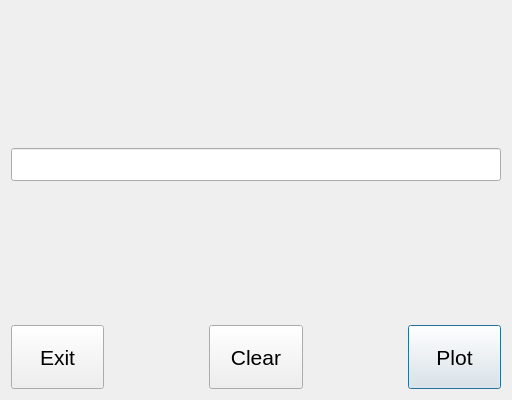
<?xml version="1.0" encoding="UTF-8"?>
<ui version="4.0">
 <class>calc_view</class>
 <widget class="QWidget" name="calc_view">
  <property name="geometry">
   <rect>
    <x>0</x>
    <y>0</y>
    <width>512</width>
    <height>400</height>
   </rect>
  </property>
  <property name="windowTitle">
   <string>Plotter</string>
  </property>
  <layout class="QGridLayout" name="gridLayout" columnstretch="0,0,0,0,0" columnminimumwidth="0,0,0,0,0">
   <item row="5" column="4">
    <widget class="QPushButton" name="button_plot">
     <property name="minimumSize">
      <size>
       <width>0</width>
       <height>64</height>
      </size>
     </property>
     <property name="font">
      <font>
       <pointsize>16</pointsize>
      </font>
     </property>
     <property name="text">
      <string>Plot</string>
     </property>
     <property name="default">
      <bool>true</bool>
     </property>
    </widget>
   </item>
   <item row="5" column="1">
    <spacer name="spacer_left">
     <property name="orientation">
      <enum>Qt::Horizontal</enum>
     </property>
     <property name="sizeType">
      <enum>QSizePolicy::Preferred</enum>
     </property>
     <property name="sizeHint" stdset="0">
      <size>
       <width>40</width>
       <height>20</height>
      </size>
     </property>
    </spacer>
   </item>
   <item row="5" column="2">
    <widget class="QPushButton" name="button_clear">
     <property name="minimumSize">
      <size>
       <width>0</width>
       <height>64</height>
      </size>
     </property>
     <property name="font">
      <font>
       <pointsize>16</pointsize>
      </font>
     </property>
     <property name="text">
      <string>Clear</string>
     </property>
    </widget>
   </item>
   <item row="5" column="0">
    <widget class="QPushButton" name="button_exit">
     <property name="minimumSize">
      <size>
       <width>0</width>
       <height>64</height>
      </size>
     </property>
     <property name="font">
      <font>
       <pointsize>16</pointsize>
      </font>
     </property>
     <property name="text">
      <string>Exit</string>
     </property>
    </widget>
   </item>
   <item row="1" column="0" rowspan="2" colspan="5">
    <widget class="QLineEdit" name="input_equation">
     <property name="font">
      <font>
       <pointsize>16</pointsize>
      </font>
     </property>
     <property name="layoutDirection">
      <enum>Qt::LeftToRight</enum>
     </property>
     <property name="text">
      <string/>
     </property>
     <property name="alignment">
      <set>Qt::AlignRight|Qt::AlignTrailing|Qt::AlignVCenter</set>
     </property>
     <property name="placeholderText">
      <string/>
     </property>
    </widget>
   </item>
   <item row="5" column="3">
    <spacer name="spacer_right">
     <property name="orientation">
      <enum>Qt::Horizontal</enum>
     </property>
     <property name="sizeType">
      <enum>QSizePolicy::Preferred</enum>
     </property>
     <property name="sizeHint" stdset="0">
      <size>
       <width>40</width>
       <height>20</height>
      </size>
     </property>
    </spacer>
   </item>
  </layout>
 </widget>
 <resources/>
 <connections/>
</ui>
